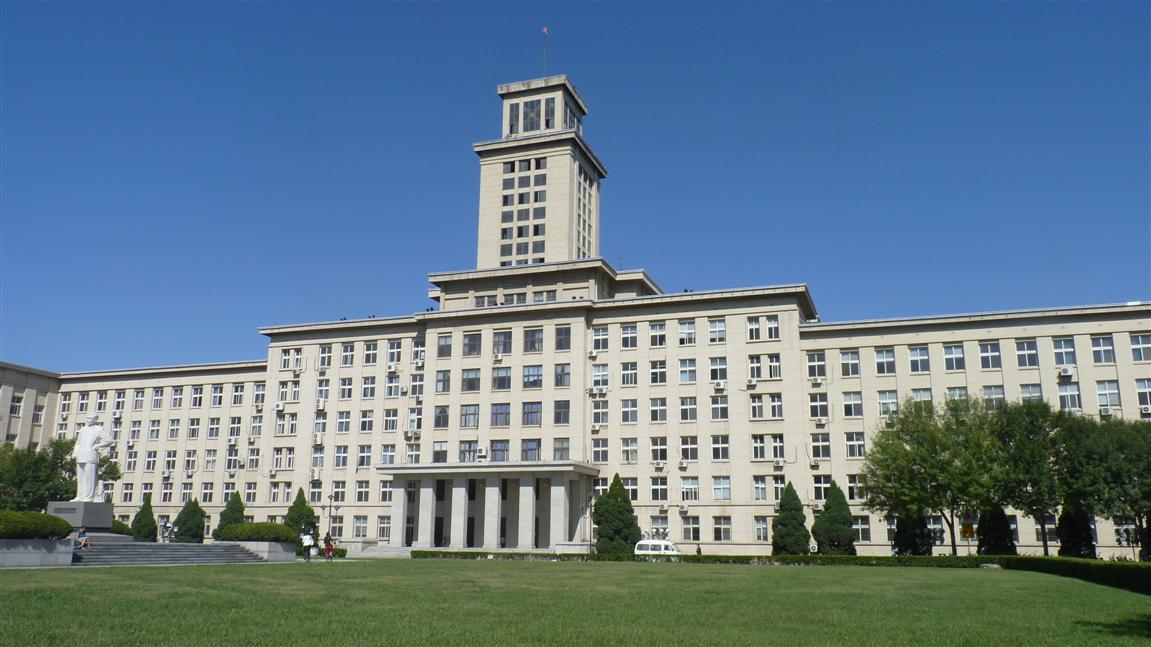
//> input picture 机器视觉技术/机器视觉实验/机器视觉实验sfy/0519_2412526_史峰源_实验二/testimg.jpg, 1151 x 647 px
$ ./task3   (built with g++ and OpenCV 4)
//> lines starting //> are read from the running program, lines starting //| are printed output that depends on the picture
#include <iostream>
#include <fstream>
#include "opencv2/opencv.hpp"
#include "opencv2/imgproc/imgproc.hpp"
#include "opencv2/highgui/highgui.hpp"
#include <stdio.h>

using namespace cv;
using namespace std;

Mat myConv(Mat img)
{
	Mat Conv_img;

	/*
	完善图像卷积处理的计算过程
	*/

    //  开始计时
    double t = (double)getTickCount();

    // 生成高斯滤波器
    int ksize = 128;
    double sigma = 20.0;
    Mat k1D = getGaussianKernel(ksize, sigma, CV_32F);
    Mat h = k1D * k1D.t();

    // 图像数据格式转换
    Mat img_float;
    img.convertTo(img_float, CV_32F);

    // 扩充图像和滤波器的尺寸
    int dft_rows = getOptimalDFTSize(img.rows + h.rows - 1);
    int dft_cols = getOptimalDFTSize(img.cols + h.cols - 1);
    Mat padded_img, padded_h;
    copyMakeBorder(img_float, padded_img, 0, dft_rows - img.rows, 0, dft_cols - img.cols, BORDER_CONSTANT, Scalar::all(0));
    copyMakeBorder(h, padded_h, 0, dft_rows - h.rows, 0, dft_cols - h.cols, BORDER_CONSTANT, Scalar::all(0));

    // 傅里叶变换
    Mat planes_img[] = { padded_img, Mat::zeros(padded_img.size(), CV_32F) };
    Mat complex_img;
    merge(planes_img, 2, complex_img);
    dft(complex_img, complex_img);

    Mat planes_h[] = { padded_h, Mat::zeros(padded_h.size(), CV_32F) };
    Mat complex_h;
    merge(planes_h, 2, complex_h);
    dft(complex_h, complex_h);


    Mat complex_res;
    mulSpectrums(complex_img, complex_h, complex_res, 0);

    // 逆傅里叶变换
    dft(complex_res, complex_res, DFT_INVERSE | DFT_SCALE);
    Mat planes_res[2];
    split(complex_res, planes_res);
    Mat result = planes_res[0]; // 提取实部作为结果

    int start_x = (h.cols - 1) / 2;
    int start_y = (h.rows - 1) / 2;
    Rect roi(start_x, start_y, img.cols, img.rows);
    Mat same_result = result(roi);
    same_result.convertTo(Conv_img, CV_8UC1);

    t = ((double)getTickCount() - t) / getTickFrequency();
    cout << "基于FFT的图像卷积耗时: " << t << " 秒。" << endl;

	//返回卷积处理后的图像
	return Conv_img;
}

int main()
{
	Mat input = imread("../testimg.jpg");
//> input is the input picture: 647 rows x 1151 cols, CV_8UC3; mean B, G, R 141.3, 123.7, 99.5

    if (input.empty()) {
        cout << "无法读取图像 testimg.jpg，请检查图片路径" << endl;
        return -1;
    }

	Mat gray;
	//彩色图转为灰度图
	cvtColor(input, gray, COLOR_BGR2GRAY);
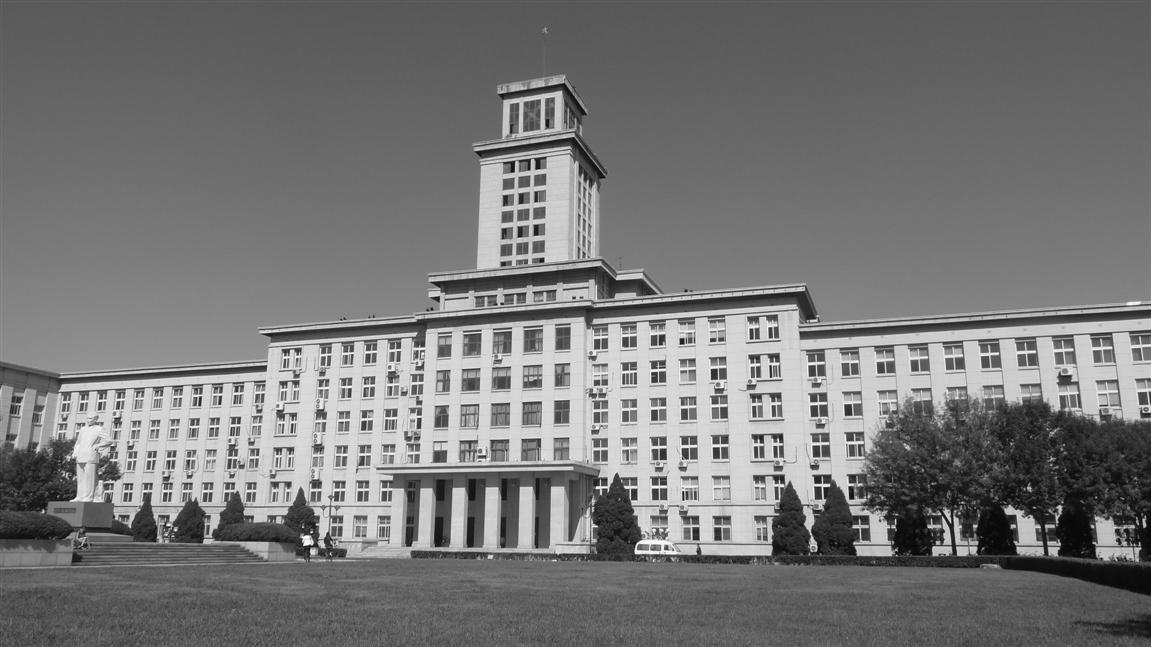
//> gray: 647 rows x 1151 cols, CV_8UC1; min 0, max 255, mean 118.4

	//图像卷积处理，需编程实现
	Mat Conv_img = myConv(gray);
//> in myConv, `copyMakeBorder(img_float, padded_img, 0, dft_rows - img.rows, 0, dft_c..`:
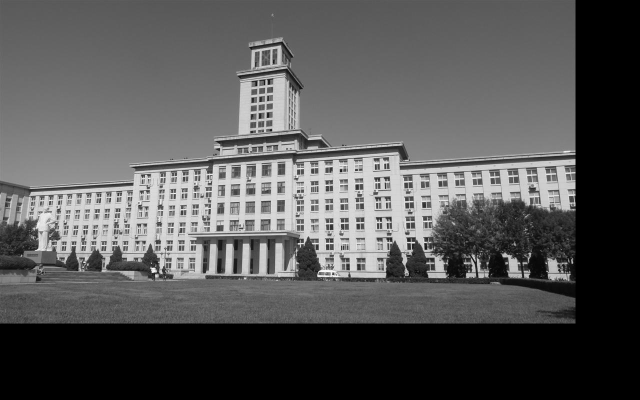
//> padded_img: 800 rows x 1280 cols, CV_32FC1 (shown at 1/2 size); min 0, max 255, mean 86.1
//> in myConv, `Mat planes_img[] = { padded_img, Mat::zeros(padded_img.size(), CV_32F)..`: planes_img[1]: 800 rows x 1280 cols, CV_32FC1; every value is 0
//> in myConv, `split(complex_res, planes_res);`:
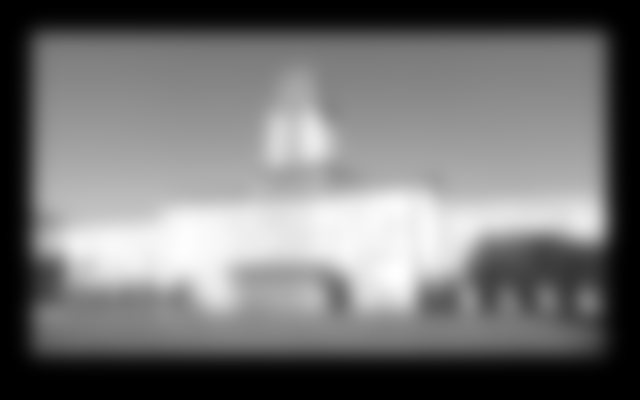
//> planes_res[0]: 800 rows x 1280 cols, CV_32FC1 (shown at 1/2 size); min -3.91e-05, max 189, mean 86.1; drawn with min black and max white
//> in myConv, `split(complex_res, planes_res);`:
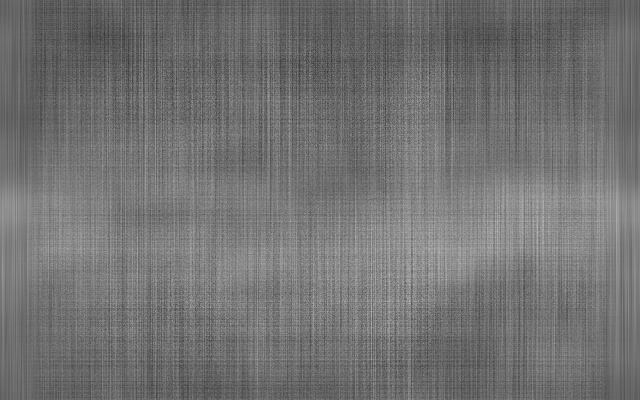
//> planes_res[1]: 800 rows x 1280 cols, CV_32FC1 (shown at 1/2 size); min -2.66e-05, max 3.28e-05, mean 3.64e-14; drawn with min black and max white
//> in myConv, `Mat same_result = result(roi);`:
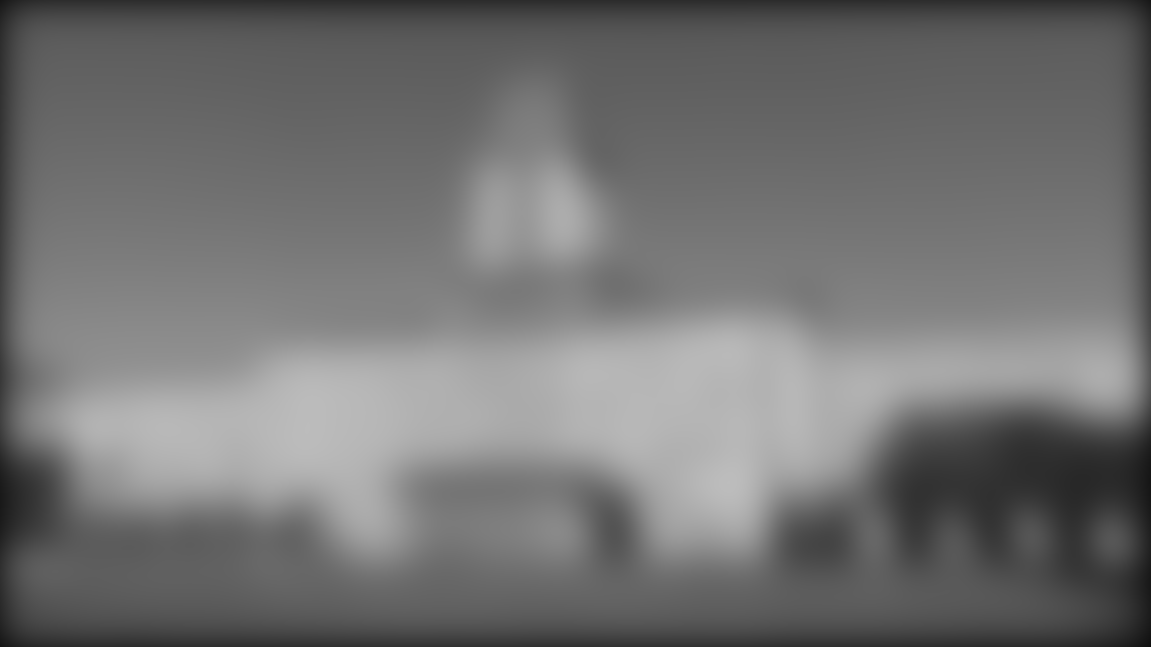
//> same_result: 647 rows x 1151 cols, CV_32FC1; min 15.36, max 189, mean 114.9

	imshow("Conv_img", Conv_img);
	waitKey(0);

    return 0;
}
